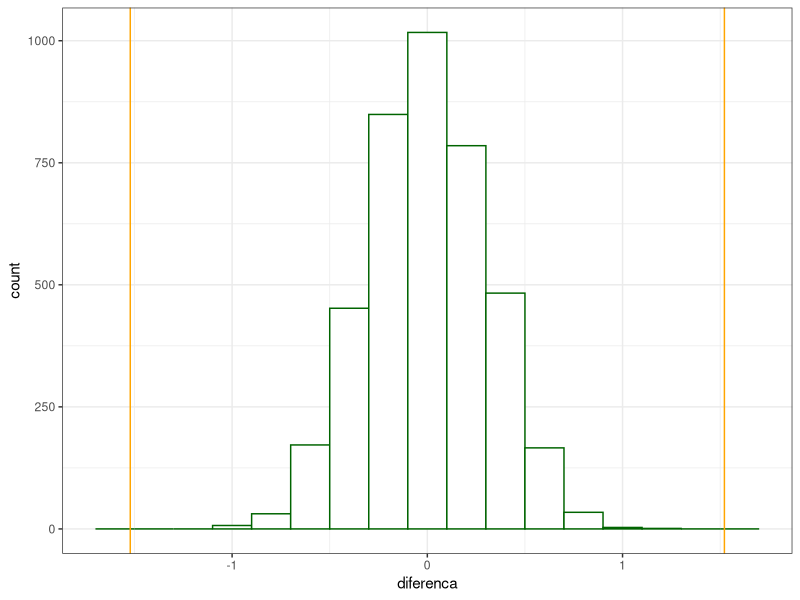

Generate this figure with R:
## ---- chunk 1
library(tidyverse)
theme_set(theme_bw())

knitr::opts_chunk$set(tidy = FALSE,
                      fig.width = 6,
                      fig.height = 5)

## ---- chunk 2
dados = read_csv(here::here("data/satisfacoes.csv"), 
                 col_types = "cdcc") 

glimpse(dados)
## ---- chunk 3
comparacao1 = dados %>% 
    filter(scenario %in% c("baseline", "like/dislike"))
## ---- chunk 4
theta_chapeu = {
    satisfacoes = comparacao1 %>% 
        group_by(scenario) %>% 
        summarise(satisfacao = mean(satisfaction)) 
    
    like = satisfacoes %>% filter(scenario == "like/dislike") %>% pull(satisfacao)
    baseline = satisfacoes %>% filter(scenario == "baseline") %>% pull(satisfacao)
    
    like - baseline
}

theta_chapeu
## ---- chunk 5
theta_emb = function(d){
    satisfacoes = d %>% 
        mutate(scenario_embaralhado = sample(scenario, n())) %>% 
        group_by(scenario_embaralhado) %>% 
        summarise(satisfacao = mean(satisfaction)) 
    
    like = satisfacoes %>% filter(scenario_embaralhado == "like/dislike") %>% pull(satisfacao)
    baseline = satisfacoes %>% filter(scenario_embaralhado == "baseline") %>% pull(satisfacao)
    
    like - baseline
}

theta_emb(comparacao1)
## ---- chunk 6
diffs = replicate(4000, {theta_emb(dados)})

tibble(diferenca = diffs) %>% 
  ggplot(aes(x = diferenca)) + 
  geom_histogram(binwidth = .2, fill = "white", color = "darkgreen") +
    # geom_density(fill = "white", color = "darkgreen") + 
  geom_vline(xintercept = theta_chapeu, 
             color = "orange") + 
    geom_vline(xintercept = -theta_chapeu, 
             color = "orange")

sum(abs(diffs) >= abs(theta_chapeu)) / length(diffs)
